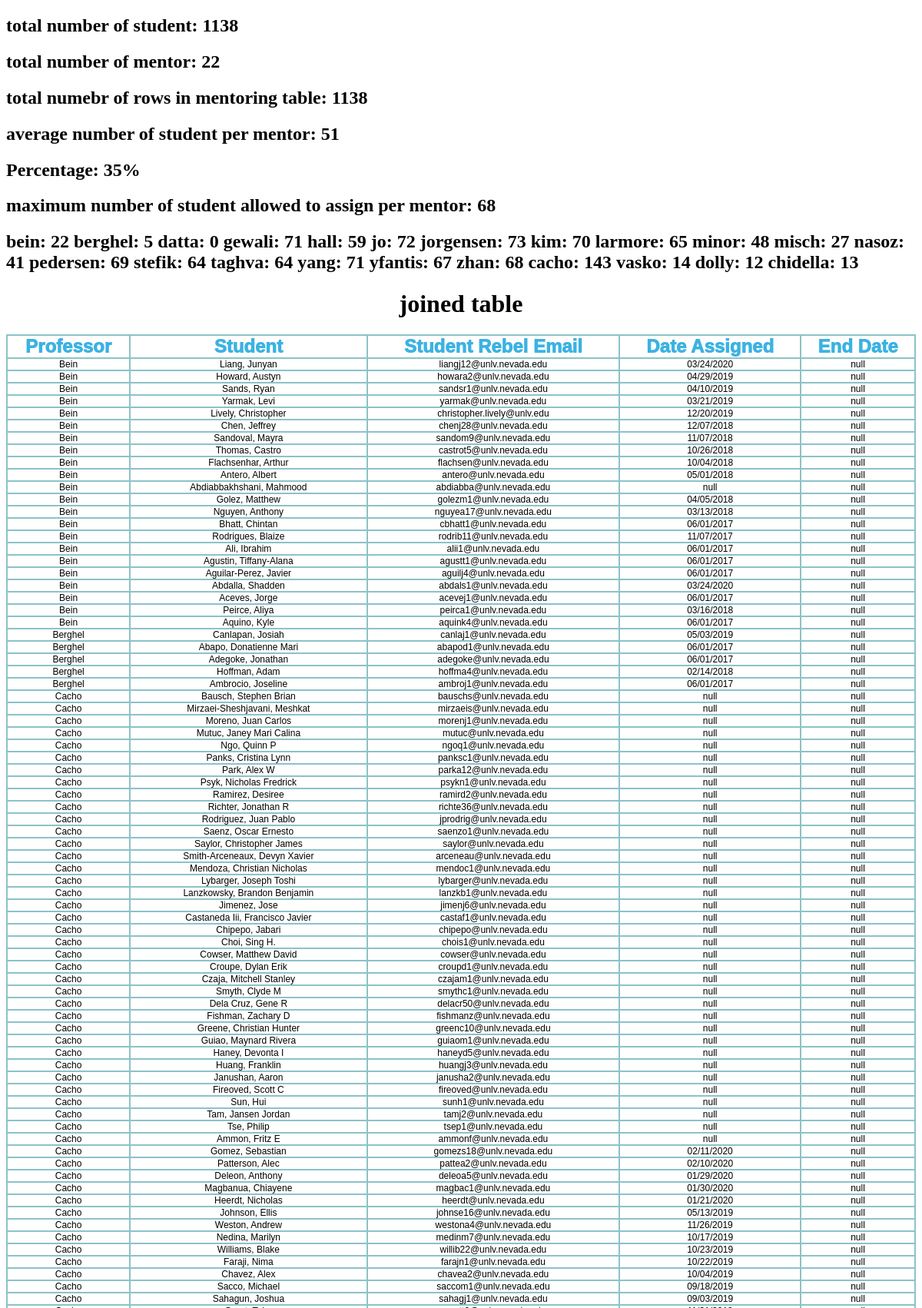
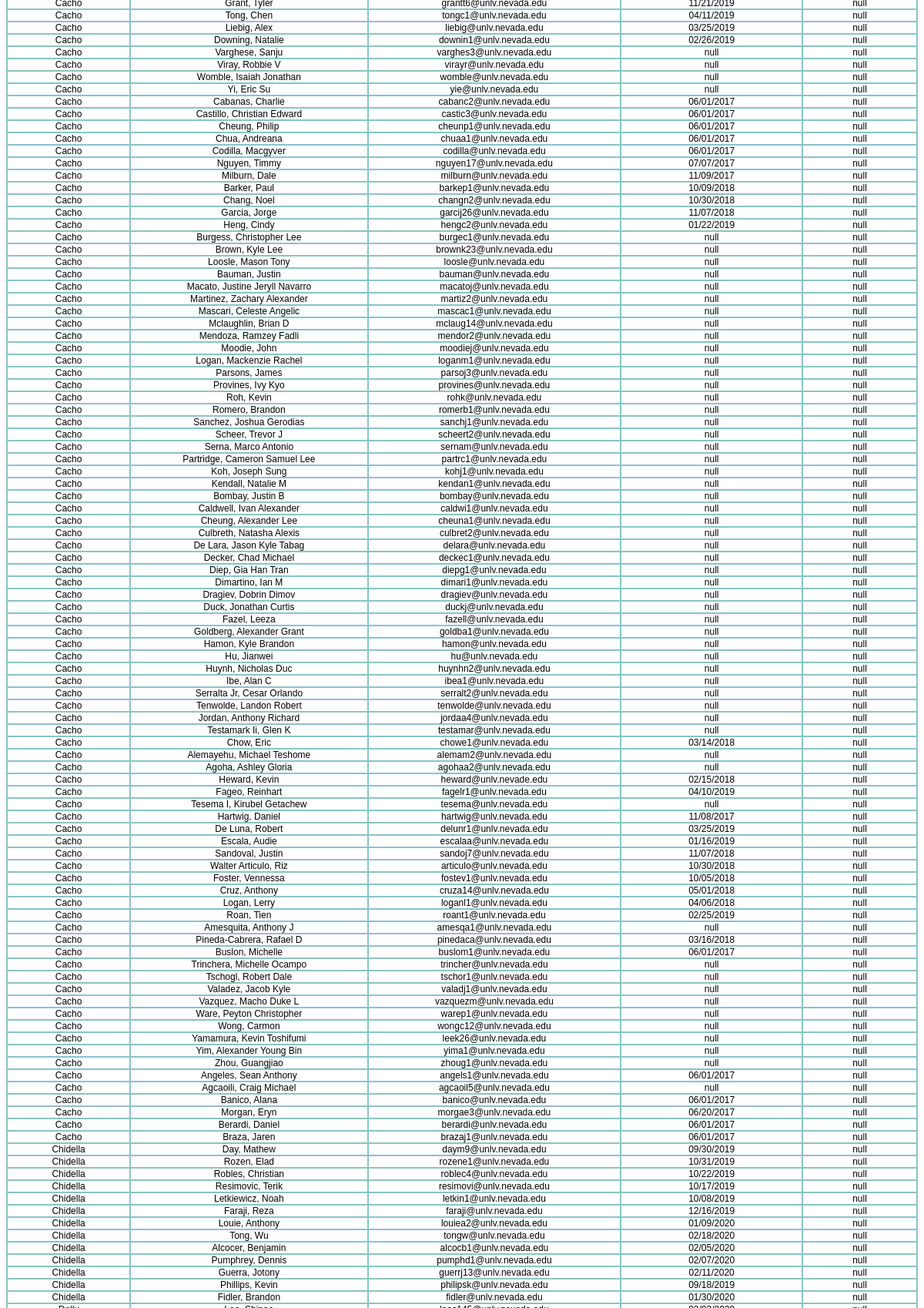
Page /showall (upper part) on the committed database (2 pictures, top to bottom).
### tables this page shows
CREATE TABLE professor ( 
	ID INTEGER PRIMARY KEY AUTOINCREMENT ,
	lastname VARCHAR(255) NOT NULL,  
	firstname VARCHAR(255) NOT NULL,
	email VARCHAR(255),
	UNIQUE(lastname,firstname,email)
	);

### database_manage.py (the view)
@app.route('/showall',methods = ['POST', 'GET'])
def showall():
	return render_template("showall.html",
	mentoring_tables=[readDatabaseIntoDataframe(connection).to_html(classes='data',index=False)],
	student_table=[readTableIntoDataFrame(connection,"student").to_html(classes='data',index=False)],
	professor_table=[readTableIntoDataFrame(connection,"professor").to_html(classes='data',index=False)],
	mentor_table=[readTableIntoDataFrame(connection,"mentoring").to_html(classes='data',index=False)],
	offline_data_table=[readTableIntoDataFrame(connection,'offline_data').to_html(classes='data',index=False)],
	numberForEachTable=getAllNumbers(connection),
	professorDictionary=getProfessorAndStudentNumberInDicionary())

### database_manage.py (called while the page is built)
def getDataFromOffline_dataTable(connection,data_name):
    sql_command = 'SELECT data_value FROM offline_data WHERE data_name = "'  + str(data_name) + '";'
    cursor = connection.cursor()
    cursor.execute(sql_command)
    rows = cursor.fetchall()
    if len(rows) == 0:
            return "null"
    for row in rows:
        return(row[0])

def findProfessorNameById(cursor,id):
	sql_command = 'SELECT lastname, firstname FROM professor WHERE ID = "' + str(id) + '";'
	cursor.execute(sql_command)
	rows = cursor.fetchall()
	if len(rows) == 0:
		return "null"
	for row in rows:
		return(row[0],row[1])

def readTableIntoDataFrame(connection,tableName):
	sql_command = "SELECT * from " + tableName
	df =  pd.read_sql_query(sql_command, connection)
	return df

def numberOfCountInTable(tableName):
	sql_command = 'SELECT COUNT(*) FROM '+ tableName +';'
	cursor.execute(sql_command)
	rows = cursor.fetchall()
	if len(rows) == 0:
		return "null"
	for row in rows:
		return row[0]

def getAllNumbers(connection):
	margin = float(getDataFromOffline_dataTable(connection,'DOUBLE_margin_for_max_student_count'))
	returnArr = [numberOfCountInTable('student'),numberOfCountInTable('professor'),numberOfCountInTable('mentoring')]
	averageStudentPerMentor = int(numberOfCountInTable('student')/numberOfCountInTable('professor'))
	maximumStudentPerMentor = int(averageStudentPerMentor * (1+margin))
	returnArr.append(averageStudentPerMentor)
	returnArr.append(maximumStudentPerMentor)
	returnArr.append(margin)
	return returnArr

def getNumberOfStudentForMentorID(professor_id):
	sql_command = 'SELECT COUNT(*) FROM mentoring where professor_id = '+ str(professor_id) + ';'
	cursor.execute(sql_command)
	rows = cursor.fetchall()
	if len(rows) == 0:
		return "null"
	for row in rows:
		return(row[0])

def getProfessorAndStudentNumberInDicionary():
	professorDictionary = {}
	for i in range(1,numberOfCountInTable('professor')+1):
		professorDictionary.update({findProfessorNameById(cursor,i)[0] : getNumberOfStudentForMentorID(i)})
	return professorDictionary

@app.after_request
def add_header(r):
	r.headers["Cache-Control"] = "no-cache, no-store, must-revalidate"
	r.headers["Pragma"] = "no-cache"
	r.headers["Expires"] = "0"
	r.headers['Cache-Control'] = 'public, max-age=0'
	return r

### templates/showall.html (shortened to what this page needs)
<!doctype html>
<html>
    <head>
    </head>
	<body>
  <h2>total number of student: {{numberForEachTable[0]}}</h2>
  <h2>total number of mentor: {{numberForEachTable[1]}}</h2>
  <h2>total numebr of rows in mentoring table: {{numberForEachTable[2]}}</h2>
  <h2>average number of student per mentor: {{numberForEachTable[3]}}</h2>
  <h2>Percentage: {{(numberForEachTable[5] * 100)|round|int}}%</h2>
  <h2>maximum number of student allowed to assign per mentor: {{numberForEachTable[4]}}</h2>
  <h2>
  {%   for key, value in professorDictionary.items() %}
    {{key}}:  {{value}}
  {%endfor%}
  </h2>
	<h1 style="text-align: center;"> joined table</h1>
	<table>
	{% for table in mentoring_tables %}
	{{ table|safe }}
	{% endfor %}
	</table>
	</body>
</html>

### templates/showall.html (style rules this page uses)
table { font-family: arial, sans-serif; border-collapse: collapse; width: 100%; }
td, th { border: 2px solid #8bc3c7; text-align: center; border-radius: 2px; color: #000000; padding: 0px; font-size: 1vw; }
th { font-size: 2vw; color: #3bb2e2; font-weight: 1000; }

### rows in the picture
professor: lastname "bein", value "22"
professor: lastname "berghel", value "5"
professor: lastname "datta", value "0"
professor: lastname "gewali", value "71"
professor: lastname "hall", value "59"
professor: lastname "jo", value "72"
professor: lastname "jorgensen", value "73"
professor: lastname "kim", value "70"
professor: lastname "larmore", value "65"
professor: lastname "minor", value "48"
professor: lastname "misch", value "27"
professor: lastname "nasoz", value "41"
professor: lastname "pedersen", value "69"
professor: lastname "stefik", value "64"
professor: lastname "taghva", value "64"
professor: lastname "yang", value "71"
professor: lastname "yfantis", value "67"
professor: lastname "zhan", value "68"
professor: lastname "cacho", value "143"
professor: lastname "vasko", value "14"
professor: lastname "dolly", value "12"
professor: lastname "chidella", value "13"

### other values in the picture
{{ numberForEachTable[0] }} "1138"
{{ numberForEachTable[1] }} "22"
{{ numberForEachTable[2] }} "1138"
{{ numberForEachTable[3] }} "51"
{{ (numberForEachTable[5] * 100)|round|int }} "35"
{{ numberForEachTable[4] }} "68"
